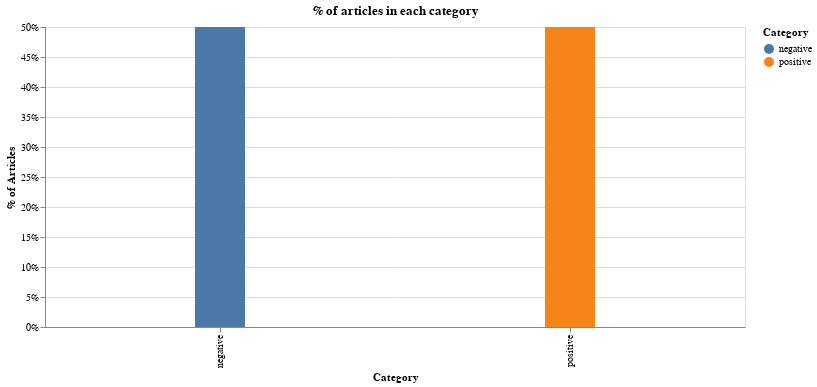

Notebook code cell kept with this figure:
### Code cell
df['id'] = 1
df2 = pd.DataFrame(df.groupby('Category').count()['id']).reset_index()

bars = alt.Chart(df2).mark_bar(size=50).encode(
    x=alt.X('Category'),
    y=alt.Y('PercentOfTotal:Q', axis=alt.Axis(format='.0%', title='% of Articles')),
    color='Category'
).transform_window(
    TotalArticles='sum(id)',
    frame=[None, None]
).transform_calculate(
    PercentOfTotal="datum.id / datum.TotalArticles"
)

text = bars.mark_text(
    align='center',
    baseline='bottom',
    #dx=5  # Nudges text to right so it doesn't appear on top of the bar
).encode(
    text=alt.Text('PercentOfTotal:Q', format='.1%')
)

(bars + text).interactive().properties(
    height=300, 
    width=700,
    title = "% of articles in each category",
)

### Figure 1 — Vega-Lite specification as saved in the notebook (floating-point values rounded to 4 significant figures)
{"config": {"view": {"continuousWidth": 400, "continuousHeight": 300}}, "layer": [{"mark": {"type": "bar", "size": 50}, "encoding": {"color": {"type": "nominal", "field": "Category"}, "x": {"type": "nominal", "field": "Category"}, "y": {"type": "quantitative", "axis": {"format": ".0%", "title": "% of Articles"}, "field": "PercentOfTotal"}}, "selection": {"selector002": {"type": "interval", "bind": "scales", "encodings": ["x", "y"]}}, "transform": [{"window": [{"op": "sum", "field": "id", "as": "TotalArticles"}], "frame": [null, null]}, {"calculate": "datum.id / datum.TotalArticles", "as": "PercentOfTotal"}]}, {"mark": {"type": "text", "align": "center", "baseline": "bottom"}, "encoding": {"color": {"type": "nominal", "field": "Category"}, "text": {"type": "quantitative", "field": "PercentOfTotal", "format": ".1%"}, "x": {"type": "nominal", "field": "Category"}, "y": {"type": "quantitative", "axis": {"format": ".0%", "title": "% of Articles"}, "field": "PercentOfTotal"}}, "transform": [{"window": [{"op": "sum", "field": "id", "as": "TotalArticles"}], "frame": [null, null]}, {"calculate": "datum.id / datum.TotalArticles", "as": "PercentOfTotal"}]}], "data": {"name": "data-d4c574c984042e3f93938b000beba35c"}, "height": 300, "title": "% of articles in each category", "width": 700, "$schema": "https://vega.github.io/schema/vega-lite/v4.8.1.json", "datasets": {"data-d4c574c984042e3f93938b000beba35c": [{"Category": "negative", "id": 4}, {"Category": "positive", "id": 4}]}}
